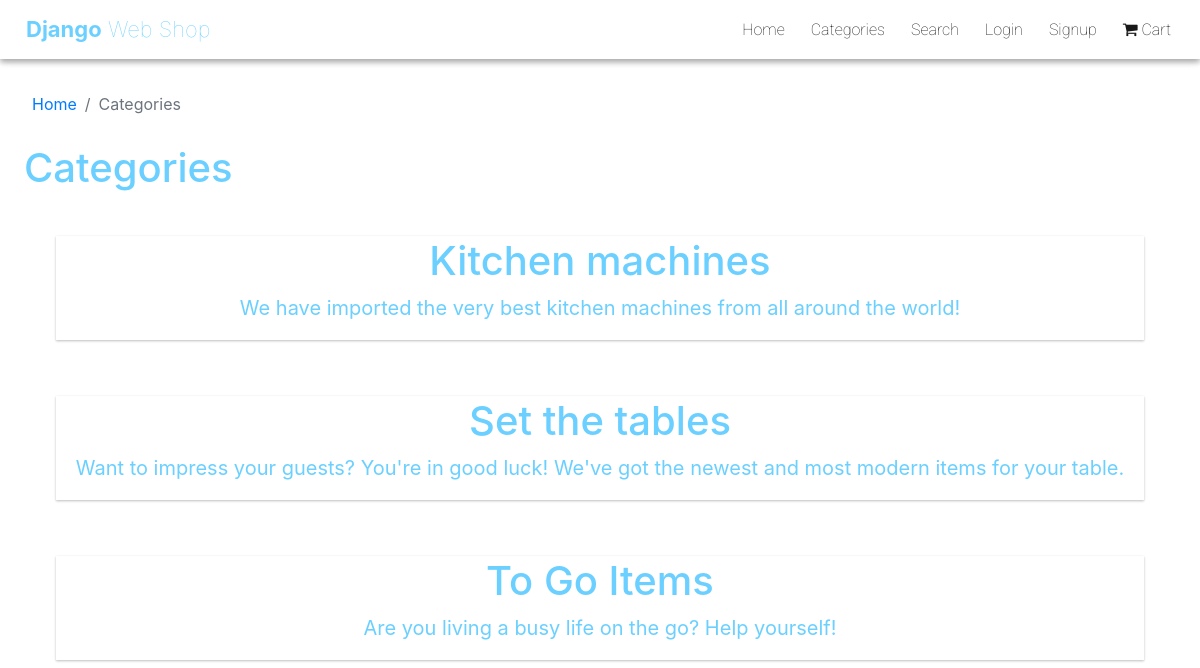
Screenshot of /shop/categories/ with the database file from the repository.
### shop/models.py (models this page shows, shortened)
class ProductCategory(models.Model):
    category = models.CharField(max_length=120)
    category_desc = models.TextField()

### shop/views.py (the view, shortened to what this page needs)
# urls.py: path('categories/', views.categories, name='categories'),
def categories(req):
    categories_list = Product.objects.values_list('category', flat=True).distinct()
    categories = ProductCategory.objects.filter(id__in=categories_list).order_by('category')
    context = {
        'categories': categories
    }
    return render(req, 'pages/products/categories.html', context)

### shop/templates/pages/products/categories.html (shortened to what this page needs)
{% extends '_base.html' %}
{% block content %}
        {% if categories %}
            <nav class="space-for-nav px-3" aria-label="breadcrumb">
            <ol class="breadcrumb">
                <li class="breadcrumb-item"><a href={% url 'shop:index' %}>Home</a></li>
                <li class="breadcrumb-item active"><a style="color: #6c757d!important; pointer-events: none" href={% url 'shop:index' %}>Categories</a></li>
            </ol>
            </nav>
        {% endif %}
        {% if categories %}
            <h1 class="mx-4 dws-blue">Categories</h1>
        {% else %}
            <h1 class="mx-5 dws-blue">{{ category_title }}</h1>
        {% endif %}
        <div class="m-3 px-3 row">
            {% if categories %}
                {% for category in categories %}
                    <div class="col-12 my-1 p-4 text-left">
                        <form action="{% url 'shop:categories' %}" method="POST">
                        <button class="w-100 dws-blue category-btn icon-btn">
                            <div class="w-100">
                                <h1>{{ category.category }}s</h1>
                                <p>{{ category.category_desc }}</p>
                            </div>
                        </button>
                        </form>
                    </div>
                {% endfor %}
            {% endif %}
        </div>
{% endblock %}

### django_webshop/static/css/app.css (style rules this page uses)
.space-for-nav { margin-top: 80px; border-radius: 3px!important; }
.icon-btn { border: none!important; outline: none!important; background-color: transparent!important; font-size: 20px; }
.category-btn { box-shadow: 0 1px 3px rgba(0,0,0,0.10), 0 1px 2px rgba(0,0,0,0.17); transition: all 0.3s cubic-bezier(.25,.8,.25,1); }
.breadcrumb { background-color: white!important; }
.dws-blue { color: rgb(107, 208, 255)!important; }

### rows the page displays
ProductCategory: category "Kitchen machine", category_desc "We have imported the very best kitchen machines from all around the world!"
ProductCategory: category "Set the table", category_desc "Want to impress your guests? You're in good luck! We've got the newest and most modern items for your table."
ProductCategory: category "To Go Item", category_desc "Are you living a busy life on the go? Help yourself!"
